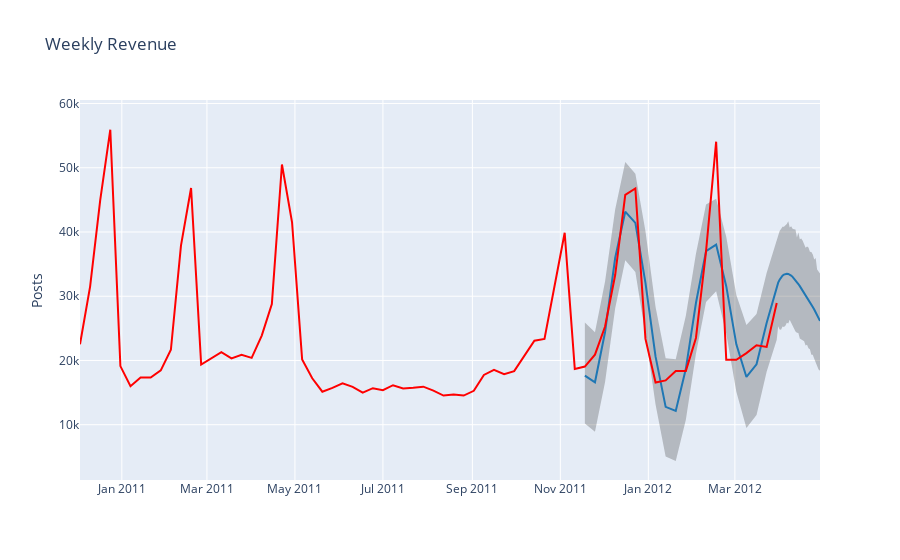

Notebook code for this chart:
### Code cell
def show_forecast(cmp_df, num_predictions, num_values, title):
    """Visualize the forecast."""
    
    def create_go(name, column, num, **kwargs):
        points = cmp_df.tail(num)
        args = dict(name=name, x=points.index, y=points[column], mode='lines')
        args.update(kwargs)
        return go.Scatter(**args)
    
    lower_bound = create_go('Lower Bound', 'yhat_lower', num_predictions,
                            line=dict(width=0),
                            marker=dict(color="gray"))
    upper_bound = create_go('Upper Bound', 'yhat_upper', num_predictions,
                            line=dict(width=0),
                            marker=dict(color="gray"),
                            fillcolor='rgba(68, 68, 68, 0.3)', 
                            fill='tonexty')
    forecast = create_go('Forecast', 'yhat', num_predictions,
                         line=dict(color='rgb(31, 119, 180)'))
    actual = create_go('Actual', 'y', num_values,
                       marker=dict(color="red"))
    
    # In this case the order of the series is important because of the filling
    data = [lower_bound, upper_bound, forecast, actual]

    layout = go.Layout(yaxis=dict(title='Posts'), title=title, showlegend = False)
    fig = go.Figure(data=data, layout=layout)
    iplot(fig, show_link=False)

show_forecast(cmp_df, prediction_size, 100, 'Weekly Revenue')
